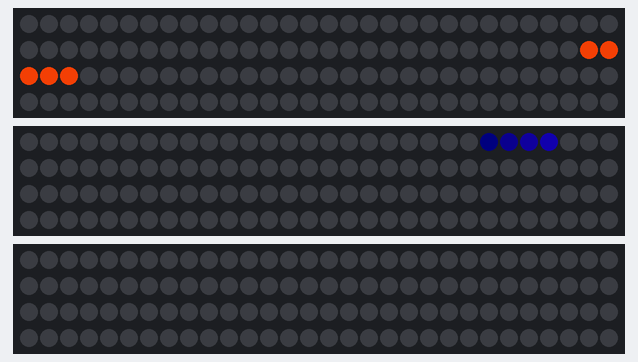
Simulated run of this sketch. Board: Arduino Uno, built with avr-gcc and run on an emulated ATmega328P. Parts: 3 × 120 RGB LEDs in strip order, left to right, continuing on the next row. Dim RGB values are drawn brighter than linear; what the sketch prints to the serial monitor is not drawn.

Above: at 0.1 s.

The sketch:

Arduino_SkylightClock.ino
```cpp
/*Skylight Clock
 * Meijie Hu & Zeshu Zhu
 *
 * A skylight clock that imitate the color of the sky
 *
 * questions:
 * how to achieve desaturated blue?
 * How to combine m hand and h hand?
 * proper predisplay at the beginning
 *
 *
 *
 */
#include "RTClib.h"
#include "gammaCorrection.h"
#include <FastLED.h>
#define NUM_LEDS 120

RTC_Millis rtc;
DateTime now;

CRGBArray<NUM_LEDS> leds_h;
CRGBArray<NUM_LEDS> leds_m;
CRGBArray<NUM_LEDS> leds_s;

int h = 0;
int m = 0;
int s = 0;

CRGB color_h = CHSV(140, 255, 200);
CRGB color_m = CRGB(gamma8[27],gamma8[42],gamma8[60]);
CRGB color_s = CRGB(gamma8[240],gamma8[148],gamma8[56]);

unsigned long previousMillis;

void setup () {
  Serial.begin(9600);
  FastLED.addLeds<NEOPIXEL, 5>(leds_s, NUM_LEDS);
  FastLED.addLeds<NEOPIXEL, 6>(leds_m, NUM_LEDS);
  FastLED.addLeds<NEOPIXEL, 7>(leds_h, NUM_LEDS);

    // When time needs to be set on a new device, or after a power loss, the
    // following line sets the RTC to the date & time this sketch was compiled
    rtc.adjust(DateTime(F(__DATE__), F(__TIME__)));
    // This line sets the RTC with an explicit date & time, for example to set
    // January 21, 2014 at 3am you would call:
    // rtc.adjust(DateTime(2014, 1, 21, 3, 0, 0));

  while (!Serial);

  //calibrate for the compiled time
  now = rtc.now() + TimeSpan(0, 0, 0, 11);
  h = now.hour() % 12;
  m = now.minute();
  s = now.second();
  Serial.print(h, DEC);
  Serial.print(':');
  Serial.print(m, DEC);
  Serial.print(':');
  Serial.print(s, DEC);
  Serial.println();


  // pre-display the time on LED
  static uint8_t brightness = 255;
  for (int i = s*2; i > s*2 - 5; i--) {
    brightness -= 50;
    leds_s[i % NUM_LEDS] = CHSV(50, 255, brightness);
  }
  brightness = 150;
  for (int j = m*2; j > m*2 - 5; j--) {
    brightness -= 30;
    leds_m[j % NUM_LEDS] = CHSV(170, 255, brightness);
  }
  FastLED.show();

}

void loop () {

  //  method 2 - use rtc to animate

  now = rtc.now() + TimeSpan(0, 0, 0, 11);
  h = now.hour() % 12;
  m = now.minute();
  s = now.second();
  Serial.print(s);
  Serial.print(",");
  bool checked = true;
  for (int i = s * 2 ; i > s * 2 - 5; i--) {
    leds_s[(i+120) % NUM_LEDS] = color_s; //
    Serial.println(i);
  }
  for (int i = s * 2-5 ; i > s * 2 - 8; i--) {
    leds_s[(i+120) % NUM_LEDS] = CRGB::Black;
    Serial.println(i);
  }
  FastLED.show();


//  // method 1 - use for loop to animate
//
//  for (int i = 0; i < NUM_LEDS;) {
//    for (int j = 0; j < NUM_LEDS;) {
//      for (int k = 0; k < NUM_LEDS;) {
//        if (millis() - previousMillis >= 500) {  // update s hand per 500ms
//          previousMillis = millis();
//          leds_s.fadeToBlackBy(50);
//          leds_s[(k + s * 2) % NUM_LEDS] = color_s;
//          k++;   // advance one s hand led per update
//          if (k == 60) {
//            leds_m.fadeToBlackBy(20);
//            leds_m[(j + m * 2) % NUM_LEDS] = color_m;
//            j++;   // advance one m hand led when s hand finish half a loop
//          }
//          FastLED.show();   // display LED per update
//        }
//      }
//      leds_m.fadeToBlackBy(20);
//      leds_m[(j + m * 2) % NUM_LEDS] = color_m;
//      j++;   // advance one m hand led when s hand finish a loop
//      if (j == 60) {
//        leds_h.fadeToBlackBy(50);
//        leds_h[(i + h * 2) % NUM_LEDS] = color_h;
//        i++;   // advance one h hand led when m hand finish half a loop
//      }
//    }
//    leds_h.fadeToBlackBy(50);
//    leds_h[(i + h * 2) % NUM_LEDS] = color_h;
//    i++;   // advance one h hand led when m hand finish a loop
//  }


}
```

Source omitted: mmaCorrection.h (data table, 1226 bytes)
